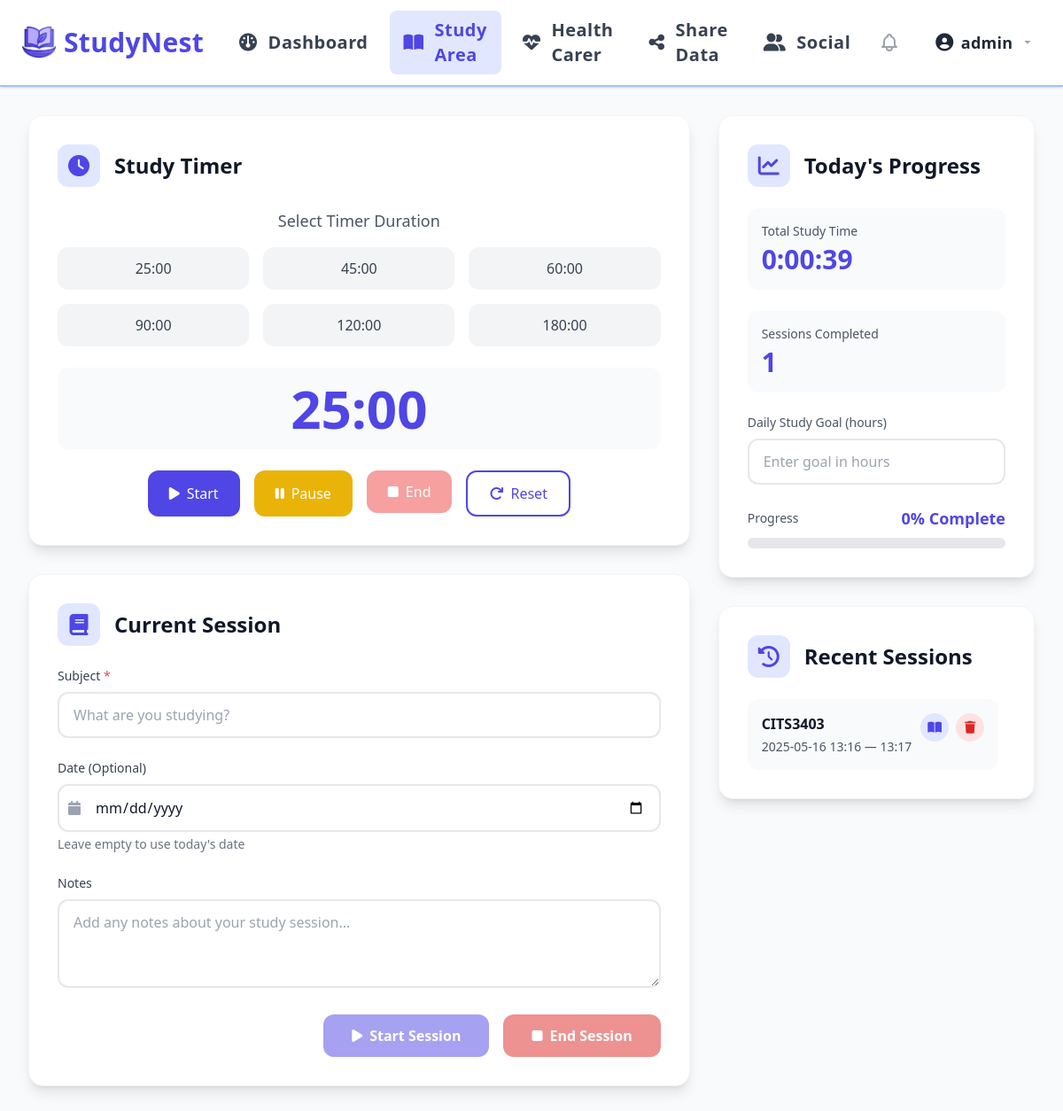
/study_area (signed in), run on an earlier commit of the app's database.
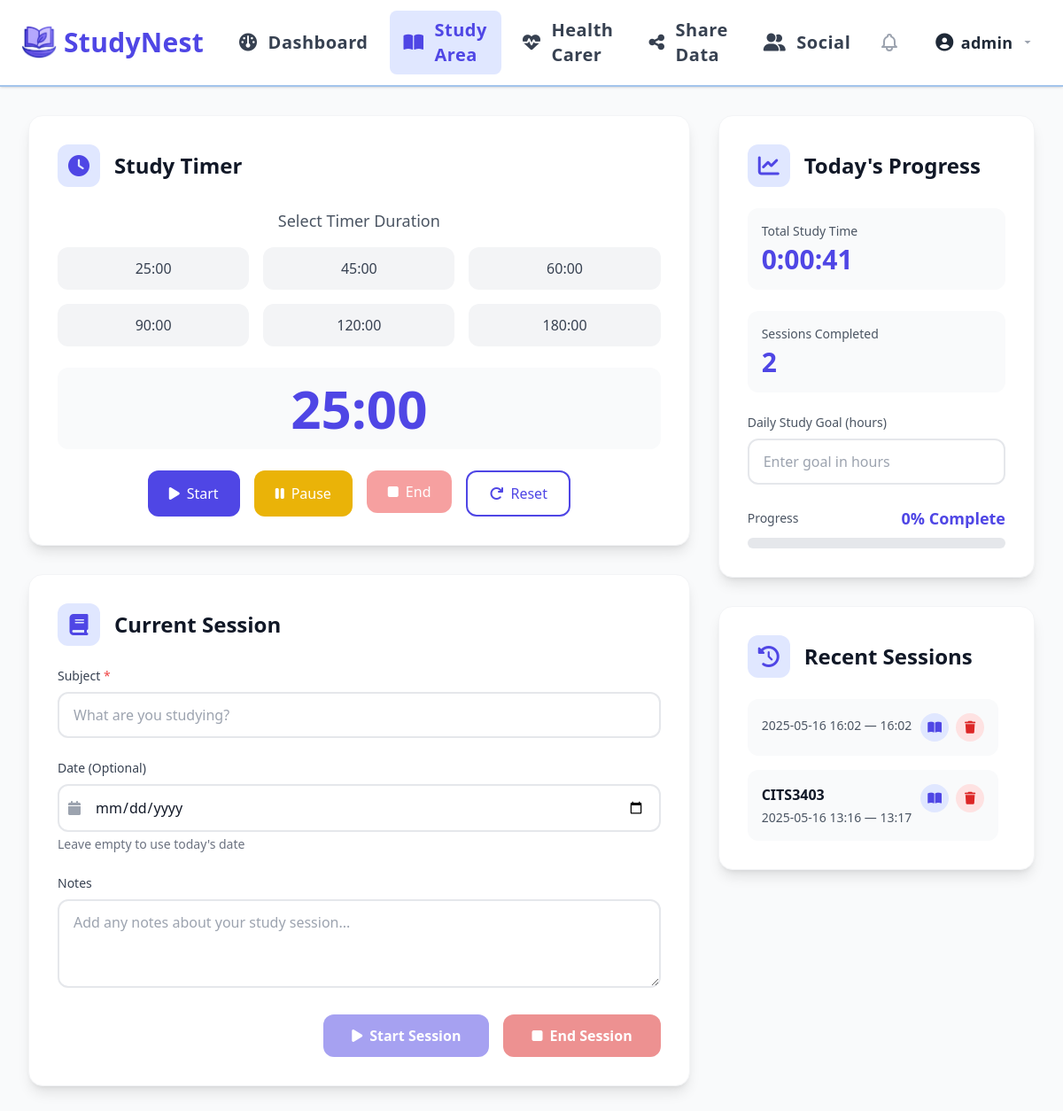
And on a later commit of the database.
### app/models.py (models this page shows)
class StudySession(db.Model):
    id = db.Column(db.Integer, primary_key=True)
    user_id = db.Column(db.Integer, db.ForeignKey('user.id'), nullable=False)
    start_time = db.Column(db.DateTime, nullable=False)
    end_time = db.Column(db.DateTime)
    subject = db.Column(db.String(100))
    notes = db.Column(db.Text)
    created_at = db.Column(db.DateTime, default=lambda: datetime.now(UTC))

### app/routes.py (the view)
@main.route('/study_area')
@login_required
def study_area():
    today_awst = datetime.now(AWST).date()
    user_id = current_user.id
    start_of_day_utc = datetime.combine(today_awst, datetime.min.time()).astimezone(UTC)
    sessions_today = StudySession.query.filter_by(user_id=user_id).filter(StudySession.start_time >= start_of_day_utc).all()
    total_time_seconds = sum(
        (session.end_time - session.start_time).total_seconds() for session in sessions_today if session.end_time
    )
    total_time_formatted = str(timedelta(seconds=total_time_seconds))
    total_time_minutes = round(total_time_seconds / 60)
    completed_sessions = len(sessions_today)
    recent_sessions = StudySession.query.filter_by(user_id=user_id).order_by(StudySession.start_time.desc()).limit(5).all()
    for session in recent_sessions:
        session.start_time_awst = to_awst(session.start_time)
        session.end_time_awst = to_awst(session.end_time) if session.end_time else None
    return render_template(
        'study_area.html',
        total_time=total_time_formatted,
        total_time_minutes=total_time_minutes,
        completed_sessions=completed_sessions,
        sessions=recent_sessions
    )

### app/routes.py (called while the page is built)
@login_manager.user_loader
def load_user(user_id):
    return User.query.get(int(user_id))

def to_awst(dt):
    if dt is None:
        return None
    if dt.tzinfo is None:
        dt = dt.replace(tzinfo=timezone.utc)
    return dt.astimezone(AWST)

@main.context_processor
def inject_notifications():
    if current_user.is_authenticated:
        pending_count = FriendRequest.query.filter_by(to_user_id=current_user.id, status='pending').count()
        accepted_count = FriendRequest.query.filter_by(from_user_id=current_user.id, status='accepted', is_read=False).count()
        unread_shared_data = SharedData.query.filter_by(to_user_id=current_user.id, is_read=False).count()
        return dict(
            pending_requests_count=pending_count,
            accepted_requests_count=accepted_count,
            unread_shared_data_count=unread_shared_data
        )
    return dict(pending_requests_count=0, accepted_requests_count=0, unread_shared_data_count=0)

### templates/study_area.html (shortened to what the changed rows need)
{% extends "base.html" %}
{% block content %}
<div class="h-full w-full bg-gray-50 dark:bg-gray-800">
    <div class="h-full w-full p-8">
        <div class="max-w-7xl mx-auto">
            <div class="grid grid-cols-1 lg:grid-cols-3 gap-8">
                <div class="lg:col-span-2 space-y-8">
                    <div class="bg-white dark:bg-gray-700 rounded-2xl shadow-lg p-8 border border-gray-100 dark:border-gray-600">
                        <div class="flex items-center mb-6">
                            <h2 class="text-2xl font-semibold text-gray-900 dark:text-white">Study Timer</h2>
                        </div>
                    </div>
                    <div class="bg-white dark:bg-gray-700 rounded-2xl shadow-lg p-8 border border-gray-100 dark:border-gray-600">
                        <div class="flex items-center mb-6">
                            <h2 class="text-2xl font-semibold text-gray-900 dark:text-white">Current Session</h2>
                        </div>
                    </div>
                </div>
                <div class="space-y-8">
                    <div class="bg-white dark:bg-gray-700 rounded-2xl shadow-lg p-8 border border-gray-100 dark:border-gray-600">
                        <div class="flex items-center mb-6">
                            <h2 class="text-2xl font-semibold text-gray-900 dark:text-white">Today's Progress</h2>
                        </div>
                        <div class="space-y-6">
                            <div class="bg-gray-50 dark:bg-gray-800 rounded-xl p-4">
                                <p class="text-gray-600 dark:text-gray-300 text-sm font-medium">Total Study Time</p>
                                <p class="text-3xl font-bold text-indigo-600 dark:text-indigo-300 mt-1">{{ total_time.split('.')[0] }}</p>
                            </div>
                            <div class="bg-gray-50 dark:bg-gray-800 rounded-xl p-4">
                                <p class="text-gray-600 dark:text-gray-300 text-sm font-medium">Sessions Completed</p>
                                <p class="text-3xl font-bold text-indigo-600 dark:text-indigo-300 mt-1">{{ completed_sessions }}</p>
                            </div>
                        </div>
                    </div>
                    <div class="bg-white dark:bg-gray-700 rounded-2xl shadow-lg p-8 border border-gray-100 dark:border-gray-600">
                        <div class="flex items-center mb-6">
                            <h2 class="text-2xl font-semibold text-gray-900 dark:text-white">Recent Sessions</h2>
                        </div>
                        <div class="space-y-4 max-h-96 overflow-y-auto pr-2 custom-scrollbar">
                            {% if sessions %}
                                {% for session in sessions[:5] %}
                                    <div class="bg-gray-50 dark:bg-gray-800 rounded-xl p-4 transform transition-all duration-300 hover:scale-[1.02]">
                                        <div class="flex items-start justify-between">
                                            <div>
                                                <h3 class="font-semibold text-gray-900 dark:text-white">{{ session.subject }}</h3>
                                                <p class="text-sm text-gray-600 dark:text-gray-300 mt-1">
                                                    {{ session.start_time_awst.strftime('%Y-%m-%d %H:%M') }} —
                                                    {% if session.end_time_awst %}{{ session.end_time_awst.strftime('%H:%M') }}{% else %}Ongoing{% endif %}
                                                </p>
                                            </div>
                                            <div class="flex items-center space-x-2">
                                                <div class="relative group">
                                                    <button class="w-8 h-8 rounded-full bg-indigo-100 dark:bg-indigo-900 flex items-center justify-center hover:bg-indigo-200 dark:hover:bg-indigo-800 transition-colors duration-300 show-notes-btn"
                                                        data-session-id="{{ session.id }}" type="button">
                                                        <i class="fas fa-book-open text-sm text-indigo-600 dark:text-indigo-300"></i>
                                                    </button>
                                                </div>
                                                <button onclick="showDeleteSessionModal('{{ session.id }}')" class="w-8 h-8 rounded-full bg-red-100 dark:bg-red-900 flex items-center justify-center hover:bg-red-200 dark:hover:bg-red-800 transition-colors duration-300">
                                                    <i class="fas fa-trash text-sm text-red-600 dark:text-red-300"></i>
                                                </button>
                                            </div>
                                        </div>
                                    </div>
                                {% endfor %}
                            {% endif %}
                        </div>
                    </div>
                </div>
            </div>
        </div>
    </div>
</div>
{% endblock %}

What changed in the data, as far as the page shows it:
added StudySession: start_time_awst "2025-05-16 16:02", end_time_awst "16:02"
Also different on the page:
{{ total_time.split('.')[0] }}: "0:00:39" → "0:00:41"
{{ completed_sessions }}: "1" → "2"
